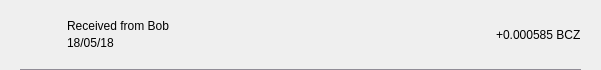
<?xml version="1.0" encoding="UTF-8"?>
<ui version="4.0">
 <class>TxRow</class>
 <widget class="QWidget" name="TxRow">
  <property name="geometry">
   <rect>
    <x>0</x>
    <y>0</y>
    <width>601</width>
    <height>70</height>
   </rect>
  </property>
  <property name="minimumSize">
   <size>
    <width>0</width>
    <height>40</height>
   </size>
  </property>
  <property name="windowTitle">
   <string>Form</string>
  </property>
  <layout class="QVBoxLayout" name="verticalLayout_3">
   <property name="spacing">
    <number>0</number>
   </property>
   <property name="leftMargin">
    <number>0</number>
   </property>
   <property name="topMargin">
    <number>0</number>
   </property>
   <property name="rightMargin">
    <number>0</number>
   </property>
   <property name="bottomMargin">
    <number>0</number>
   </property>
   <item>
    <widget class="QWidget" name="rowContainer" native="true">
     <layout class="QVBoxLayout" name="verticalLayout_2">
      <property name="spacing">
       <number>9</number>
      </property>
      <property name="leftMargin">
       <number>20</number>
      </property>
      <property name="topMargin">
       <number>9</number>
      </property>
      <property name="rightMargin">
       <number>20</number>
      </property>
      <property name="bottomMargin">
       <number>0</number>
      </property>
      <item>
       <widget class="QFrame" name="frame">
        <property name="styleSheet">
         <string notr="true">border:none;</string>
        </property>
        <property name="frameShape">
         <enum>QFrame::StyledPanel</enum>
        </property>
        <property name="frameShadow">
         <enum>QFrame::Raised</enum>
        </property>
        <layout class="QHBoxLayout" name="horizontalLayout" stretch="0,2,0">
         <property name="leftMargin">
          <number>0</number>
         </property>
         <property name="topMargin">
          <number>0</number>
         </property>
         <property name="rightMargin">
          <number>0</number>
         </property>
         <property name="bottomMargin">
          <number>0</number>
         </property>
         <item>
          <widget class="QPushButton" name="icon">
           <property name="focusPolicy">
            <enum>Qt::NoFocus</enum>
           </property>
           <property name="styleSheet">
            <string notr="true">border:none;</string>
           </property>
           <property name="text">
            <string/>
           </property>
           <property name="iconSize">
            <size>
             <width>28</width>
             <height>28</height>
            </size>
           </property>
          </widget>
         </item>
         <item>
          <layout class="QVBoxLayout" name="verticalLayout">
           <property name="spacing">
            <number>3</number>
           </property>
           <property name="leftMargin">
            <number>9</number>
           </property>
           <item>
            <widget class="QLabel" name="lblAddress">
             <property name="styleSheet">
              <string notr="true"/>
             </property>
             <property name="text">
              <string>Received from Bob</string>
             </property>
             <property name="alignment">
              <set>Qt::AlignBottom|Qt::AlignLeading|Qt::AlignLeft</set>
             </property>
            </widget>
           </item>
           <item>
            <widget class="QLabel" name="lblDate">
             <property name="styleSheet">
              <string notr="true"/>
             </property>
             <property name="text">
              <string>18/05/18</string>
             </property>
             <property name="alignment">
              <set>Qt::AlignLeading|Qt::AlignLeft|Qt::AlignTop</set>
             </property>
            </widget>
           </item>
          </layout>
         </item>
         <item>
          <widget class="QLabel" name="lblAmount">
           <property name="styleSheet">
            <string notr="true"/>
           </property>
           <property name="text">
            <string>+0.000585 BCZ</string>
           </property>
          </widget>
         </item>
        </layout>
       </widget>
      </item>
      <item>
       <widget class="QLabel" name="lblDivisory">
        <property name="minimumSize">
         <size>
          <width>0</width>
          <height>1</height>
         </size>
        </property>
        <property name="maximumSize">
         <size>
          <width>16777215</width>
          <height>1</height>
         </size>
        </property>
        <property name="styleSheet">
         <string notr="true">background-color:#908c96;</string>
        </property>
        <property name="text">
         <string/>
        </property>
        <property name="alignment">
         <set>Qt::AlignBottom|Qt::AlignLeading|Qt::AlignLeft</set>
        </property>
       </widget>
      </item>
     </layout>
    </widget>
   </item>
  </layout>
 </widget>
 <resources/>
 <connections/>
</ui>
